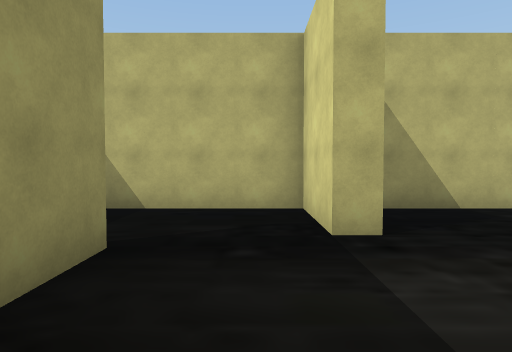
View 1 (above)

13 first-person views from a walk through a Unity game level. The camera is 1.4 m above the floor, tilts 2° down and sees 75° across. The floor is counted in squares, 2 m on a side. Each view is taken from the middle of a square. On the plan, view 1 faces up. The plan holds only what a view shows up to about 10 squares ahead; the rest is blank. The place goes on beyond the plan. The player is left out.

View 2
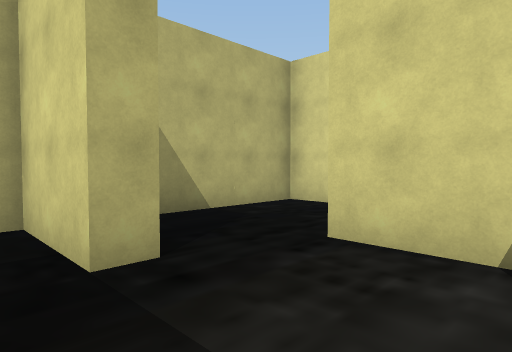

View 3
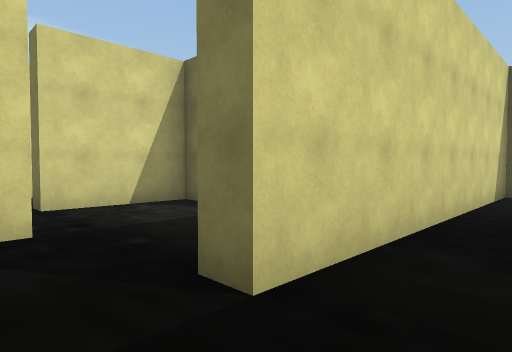

View 4
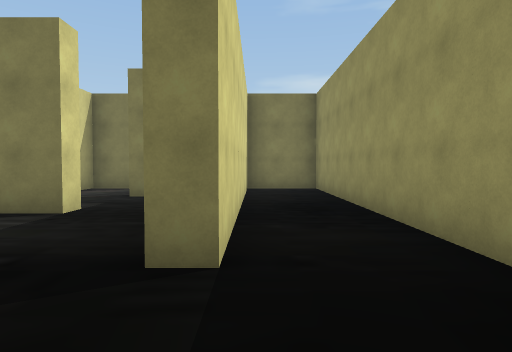

View 5
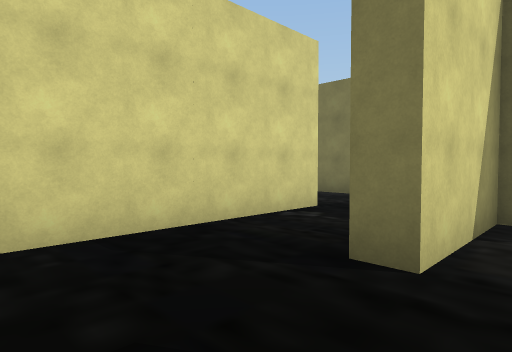

View 6
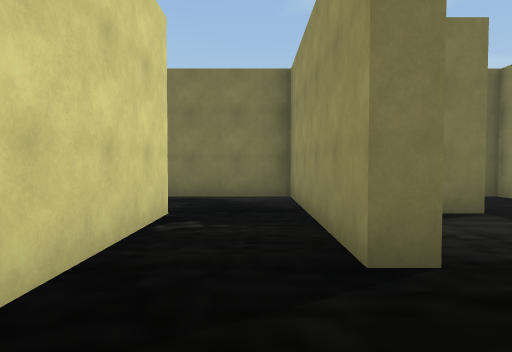

View 7
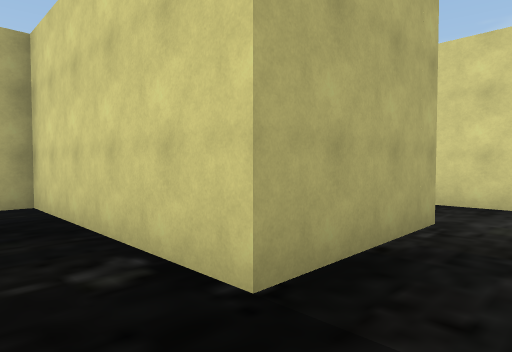

View 8
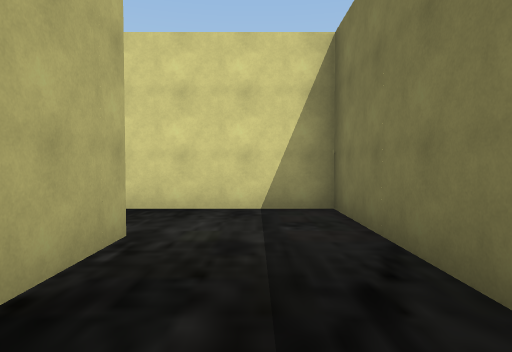

View 9
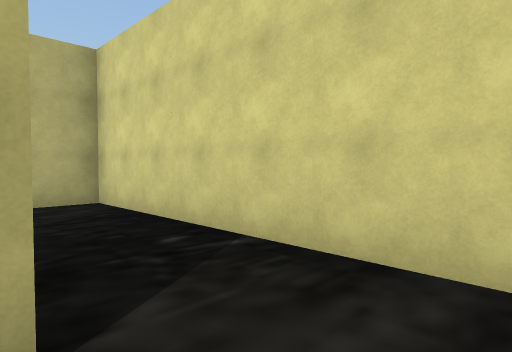

View 10
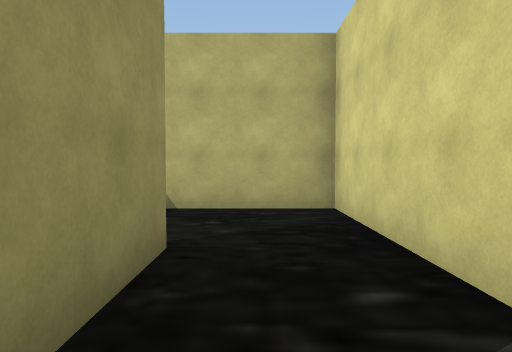

View 11
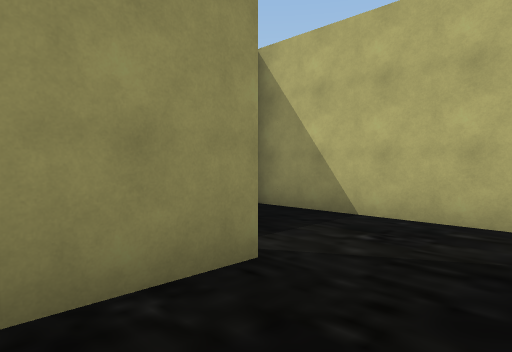

View 12
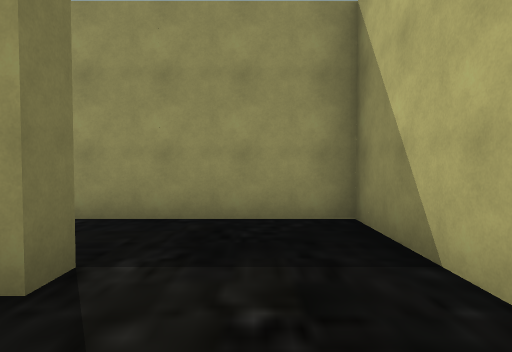

View 13
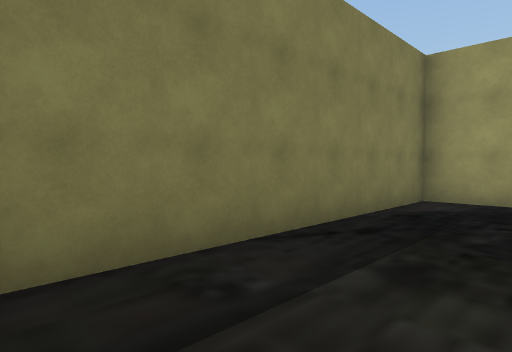

### Floor plan
Ten units are one square. View 1 is at (0, 0); x grows to the right and y downward. Boxes are objects, and circles mark ways between rooms. Rooms are numbered by the first view taken in them; rooms with no view inside come last. Other rooms are left out.
<svg viewBox="-43 -58 151 110">
<path fill="none" stroke="#000" d="M14 -33 8 -33 8 -53 -24 -53M8 3 8 -3 27 -3 27 -28 32 -28M-38 -27 -38 5M52 -25 52 -53 20 -53M-38 24 -38 45M-35 47 -18 47 -18 -28 -12 -28 -12 -15M84 -3 52 -3 52 -25M83 -28 83 -9M32 -28 32 22 103 22 103 -25M78 -28 83 -28M103 -25 103 -53 58 -53 58 -16"/>
<circle cx="45" cy="-15" r="3" fill="#2a7"/>
<circle cx="95" cy="-15" r="3" fill="#2a7"/>
<text x="0" y="-20">1</text>
<text x="70" y="0">2</text>
<text x="80" y="-40">3</text>
</svg>
Room 1 opens to room 2. Room 2 opens to room 3.

Where each view was taken, in squares from view 1:
view 1: 0 up, 0 right, facing up
view 2: 1 up, 0 right, facing up-right
view 3: 4 up, 3 left, facing down-right
view 4: 5 up, 2 left, facing down
view 5: 5 up, 2 right, facing down-right
view 6: 5 up, 4 right, facing down
view 7: 1 down, 4 right, facing up-right
view 8: 1 down, 5 right, facing right
view 9: 1 down, 8 right, facing up-right
view 10: 0 up, 9 right, facing up
view 11: 1 up, 10 right, facing up-left
view 12: 4 up, 10 right, facing left
view 13: 0 up, 10 right, facing down-left
